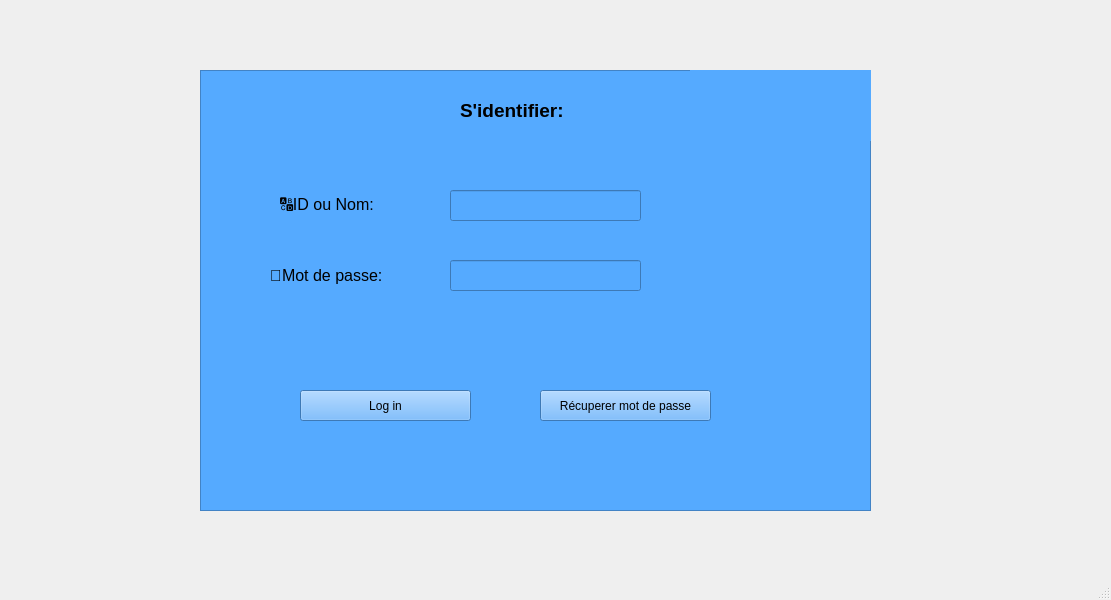
<?xml version="1.0" encoding="UTF-8"?>
<ui version="4.0">
 <class>MainWindow</class>
 <widget class="QMainWindow" name="MainWindow">
  <property name="geometry">
   <rect>
    <x>0</x>
    <y>0</y>
    <width>1111</width>
    <height>600</height>
   </rect>
  </property>
  <property name="windowTitle">
   <string>MainWindow</string>
  </property>
  <widget class="QWidget" name="centralwidget">
   <widget class="QFrame" name="frame">
    <property name="geometry">
     <rect>
      <x>200</x>
      <y>70</y>
      <width>671</width>
      <height>441</height>
     </rect>
    </property>
    <property name="styleSheet">
     <string notr="true">background-color: rgb(85, 170, 255);
</string>
    </property>
    <property name="frameShape">
     <enum>QFrame::Shape::StyledPanel</enum>
    </property>
    <property name="frameShadow">
     <enum>QFrame::Shadow::Raised</enum>
    </property>
    <widget class="QLabel" name="label_3">
     <property name="geometry">
      <rect>
       <x>260</x>
       <y>20</y>
       <width>141</width>
       <height>41</height>
      </rect>
     </property>
     <property name="text">
      <string>&lt;html&gt;&lt;head/&gt;&lt;body&gt;&lt;p&gt;&lt;span style=&quot; font-size:14pt; font-weight:700;&quot;&gt;S'identifier:&lt;/span&gt;&lt;/p&gt;&lt;/body&gt;&lt;/html&gt;</string>
     </property>
    </widget>
    <widget class="QLabel" name="label_2">
     <property name="geometry">
      <rect>
       <x>70</x>
       <y>190</y>
       <width>161</width>
       <height>31</height>
      </rect>
     </property>
     <property name="text">
      <string>&lt;html&gt;&lt;head/&gt;&lt;body&gt;&lt;p&gt;&lt;span style=&quot; font-size:12pt;&quot;&gt;🔑Mot de passe:&lt;/span&gt;&lt;/p&gt;&lt;/body&gt;&lt;/html&gt;</string>
     </property>
    </widget>
    <widget class="QLabel" name="label">
     <property name="geometry">
      <rect>
       <x>80</x>
       <y>120</y>
       <width>161</width>
       <height>31</height>
      </rect>
     </property>
     <property name="text">
      <string>&lt;html&gt;&lt;head/&gt;&lt;body&gt;&lt;p&gt;&lt;span style=&quot; font-size:12pt;&quot;&gt;🔠ID ou Nom:&lt;/span&gt;&lt;/p&gt;&lt;/body&gt;&lt;/html&gt;</string>
     </property>
    </widget>
    <widget class="QLineEdit" name="lineEdit">
     <property name="geometry">
      <rect>
       <x>250</x>
       <y>120</y>
       <width>191</width>
       <height>31</height>
      </rect>
     </property>
    </widget>
    <widget class="QLineEdit" name="lineEdit_2">
     <property name="geometry">
      <rect>
       <x>250</x>
       <y>190</y>
       <width>191</width>
       <height>31</height>
      </rect>
     </property>
    </widget>
    <widget class="QPushButton" name="pushButton">
     <property name="geometry">
      <rect>
       <x>100</x>
       <y>320</y>
       <width>171</width>
       <height>31</height>
      </rect>
     </property>
     <property name="styleSheet">
      <string notr="true">background-color: #00008B;   /* أزرق غامق */
    color: white;                /* النص أبيض */
    gridline-color: white;       /* لون الخطوط */
    border-radius: 8px;          /* حواف مستديرة */
}
QHeaderView::section {
    background-color: #34495e;   /* رمادي غامق للـ header */
    color: white;
    padding: 4px;
    border: 1px solid #2c3e50;</string>
     </property>
     <property name="text">
      <string>Log in</string>
     </property>
    </widget>
    <widget class="QPushButton" name="pushButton_2">
     <property name="geometry">
      <rect>
       <x>340</x>
       <y>320</y>
       <width>171</width>
       <height>31</height>
      </rect>
     </property>
     <property name="styleSheet">
      <string notr="true">background-color: #00008B;   /* أزرق غامق */
    color: white;                /* النص أبيض */
    gridline-color: white;       /* لون الخطوط */
    border-radius: 8px;          /* حواف مستديرة */
}
QHeaderView::section {
    background-color: #34495e;   /* رمادي غامق للـ header */
    color: white;
    padding: 4px;
    border: 1px solid #2c3e50;</string>
     </property>
     <property name="text">
      <string>Récuperer mot de passe</string>
     </property>
    </widget>
    <widget class="QLabel" name="label_4">
     <property name="geometry">
      <rect>
       <x>490</x>
       <y>-10</y>
       <width>201</width>
       <height>81</height>
      </rect>
     </property>
     <property name="text">
      <string/>
     </property>
     <property name="pixmap">
      <pixmap>../Desktop/444444.png</pixmap>
     </property>
    </widget>
   </widget>
  </widget>
  <widget class="QMenuBar" name="menubar">
   <property name="geometry">
    <rect>
     <x>0</x>
     <y>0</y>
     <width>1111</width>
     <height>26</height>
    </rect>
   </property>
  </widget>
  <widget class="QStatusBar" name="statusbar"/>
 </widget>
 <resources/>
 <connections/>
</ui>
